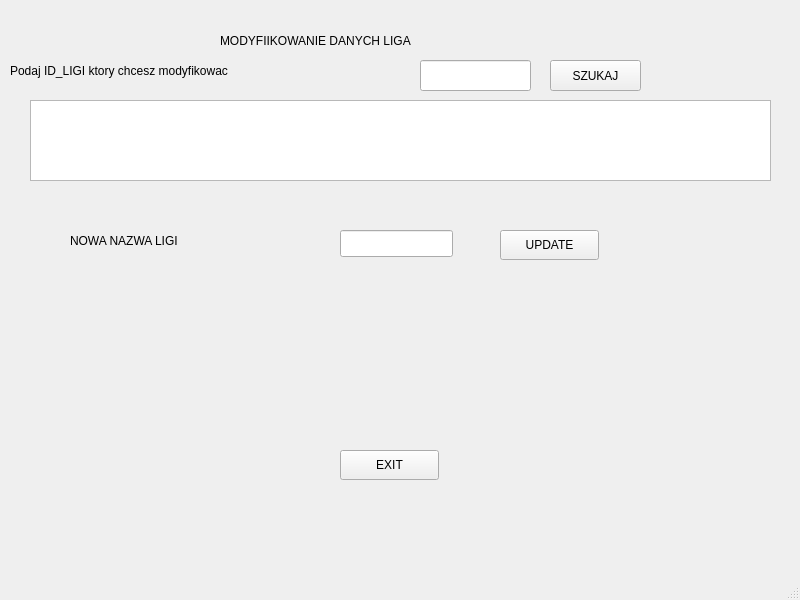
<?xml version="1.0" encoding="UTF-8"?>
<ui version="4.0">
 <class>MainWindow</class>
 <widget class="QMainWindow" name="MainWindow">
  <property name="geometry">
   <rect>
    <x>0</x>
    <y>0</y>
    <width>800</width>
    <height>600</height>
   </rect>
  </property>
  <property name="windowTitle">
   <string>MainWindow</string>
  </property>
  <widget class="QWidget" name="centralwidget">
   <widget class="QLabel" name="label_2">
    <property name="geometry">
     <rect>
      <x>70</x>
      <y>230</y>
      <width>221</width>
      <height>21</height>
     </rect>
    </property>
    <property name="text">
     <string>NOWA NAZWA LIGI</string>
    </property>
   </widget>
   <widget class="QLabel" name="label">
    <property name="geometry">
     <rect>
      <x>220</x>
      <y>20</y>
      <width>361</width>
      <height>41</height>
     </rect>
    </property>
    <property name="text">
     <string>MODYFIIKOWANIE DANYCH LIGA</string>
    </property>
   </widget>
   <widget class="QLabel" name="label_3">
    <property name="geometry">
     <rect>
      <x>10</x>
      <y>60</y>
      <width>401</width>
      <height>21</height>
     </rect>
    </property>
    <property name="text">
     <string>Podaj ID_LIGI ktory chcesz modyfikowac</string>
    </property>
   </widget>
   <widget class="QTextBrowser" name="textBrowser">
    <property name="geometry">
     <rect>
      <x>30</x>
      <y>100</y>
      <width>741</width>
      <height>81</height>
     </rect>
    </property>
   </widget>
   <widget class="QPushButton" name="pushButton_2">
    <property name="geometry">
     <rect>
      <x>500</x>
      <y>230</y>
      <width>99</width>
      <height>30</height>
     </rect>
    </property>
    <property name="text">
     <string>UPDATE</string>
    </property>
   </widget>
   <widget class="QLineEdit" name="lineEdit">
    <property name="geometry">
     <rect>
      <x>420</x>
      <y>60</y>
      <width>111</width>
      <height>31</height>
     </rect>
    </property>
   </widget>
   <widget class="QPushButton" name="pushButton">
    <property name="geometry">
     <rect>
      <x>550</x>
      <y>60</y>
      <width>91</width>
      <height>31</height>
     </rect>
    </property>
    <property name="text">
     <string>SZUKAJ</string>
    </property>
   </widget>
   <widget class="QLineEdit" name="lineEdit_2">
    <property name="geometry">
     <rect>
      <x>340</x>
      <y>230</y>
      <width>113</width>
      <height>27</height>
     </rect>
    </property>
   </widget>
   <widget class="QPushButton" name="pushButton_x">
    <property name="geometry">
     <rect>
      <x>340</x>
      <y>450</y>
      <width>99</width>
      <height>30</height>
     </rect>
    </property>
    <property name="text">
     <string>EXIT</string>
    </property>
   </widget>
   <widget class="QLabel" name="label_x">
    <property name="geometry">
     <rect>
      <x>500</x>
      <y>280</y>
      <width>241</width>
      <height>91</height>
     </rect>
    </property>
    <property name="text">
     <string/>
    </property>
   </widget>
  </widget>
  <widget class="QMenuBar" name="menubar">
   <property name="geometry">
    <rect>
     <x>0</x>
     <y>0</y>
     <width>800</width>
     <height>22</height>
    </rect>
   </property>
  </widget>
  <widget class="QStatusBar" name="statusbar"/>
 </widget>
 <resources/>
 <connections/>
</ui>
